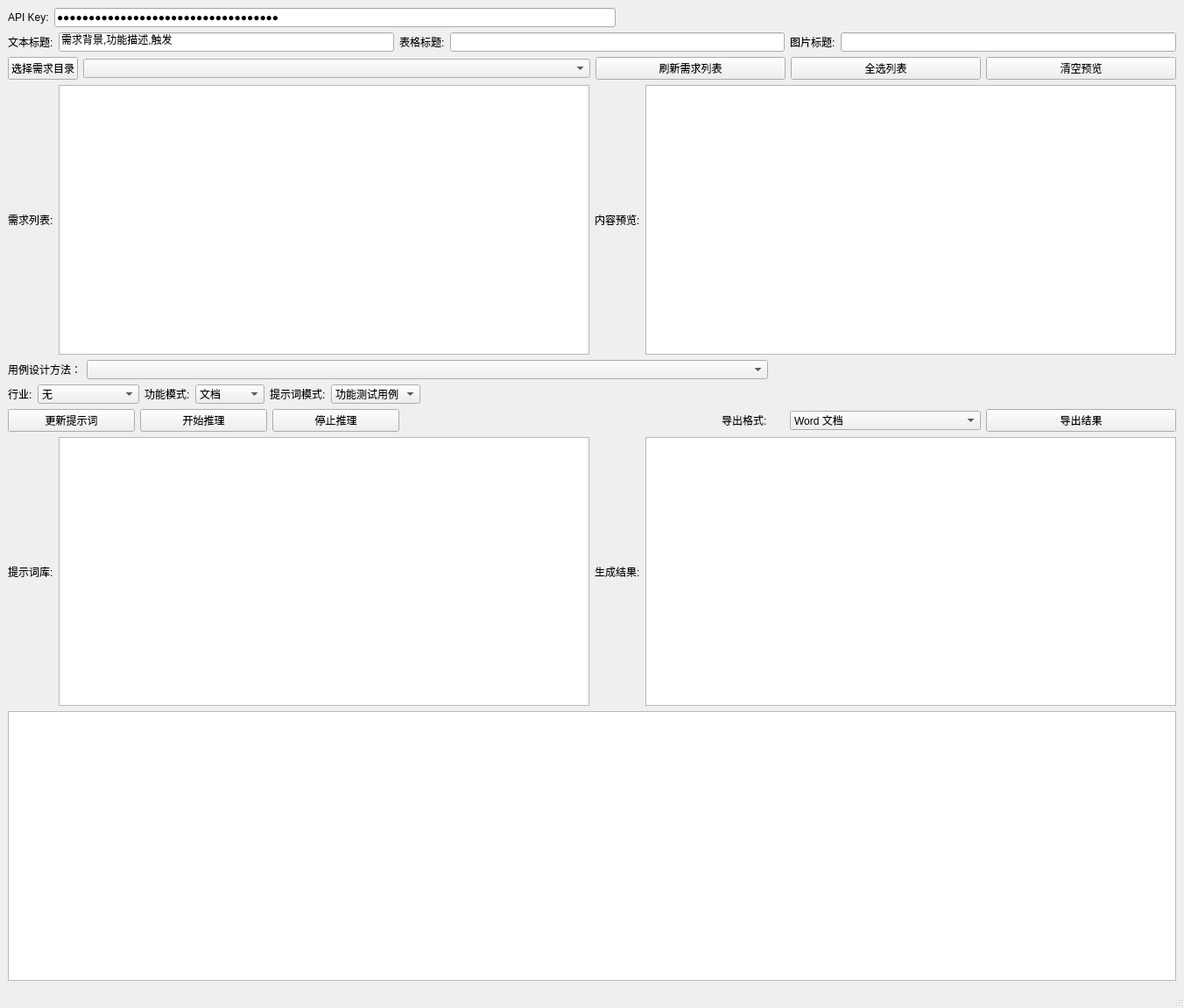
<?xml version="1.0" encoding="UTF-8"?>
<ui version="4.0">
 <class>DeepSeekTool</class>
 <widget class="QMainWindow" name="DeepSeekTool">
  <property name="geometry">
   <rect>
    <x>0</x>
    <y>0</y>
    <width>1352</width>
    <height>1151</height>
   </rect>
  </property>
  <property name="windowTitle">
   <string>测试用例生成工具</string>
  </property>
  <widget class="QWidget" name="centralwidget">
   <layout class="QVBoxLayout" name="verticalLayout_3">
    <item>
     <layout class="QVBoxLayout" name="verticalLayout_1">
      <item>
       <layout class="QHBoxLayout" name="horizontalLayout_6">
        <property name="topMargin">
         <number>0</number>
        </property>
        <item>
         <widget class="QLabel" name="label_api_key">
          <property name="text">
           <string>API Key:</string>
          </property>
         </widget>
        </item>
        <item>
         <widget class="QLineEdit" name="api_key_input">
          <property name="text">
           <string>sk-8509fd7dfb9248e49334111e24141d22</string>
          </property>
          <property name="echoMode">
           <enum>QLineEdit::Password</enum>
          </property>
          <property name="placeholderText">
           <string>请输入API Key</string>
          </property>
         </widget>
        </item>
        <item>
         <spacer name="horizontalSpacer">
          <property name="orientation">
           <enum>Qt::Horizontal</enum>
          </property>
          <property name="sizeHint" stdset="0">
           <size>
            <width>40</width>
            <height>20</height>
           </size>
          </property>
         </spacer>
        </item>
       </layout>
      </item>
      <item>
       <layout class="QHBoxLayout" name="horizontalLayout_2">
        <item>
         <widget class="QLabel" name="label_module_input">
          <property name="text">
           <string>文本标题:</string>
          </property>
         </widget>
        </item>
        <item>
         <widget class="QLineEdit" name="module_input">
          <property name="text">
           <string>需求背景,功能描述,触发</string>
          </property>
         </widget>
        </item>
        <item>
         <widget class="QLabel" name="label_module_input_table">
          <property name="text">
           <string>表格标题:</string>
          </property>
         </widget>
        </item>
        <item>
         <widget class="QLineEdit" name="module_input_table"/>
        </item>
        <item>
         <widget class="QLabel" name="label_module_input_pic">
          <property name="text">
           <string>图片标题:</string>
          </property>
         </widget>
        </item>
        <item>
         <widget class="QLineEdit" name="module_input_pic"/>
        </item>
       </layout>
      </item>
      <item>
       <layout class="QHBoxLayout" name="horizontalLayout_9">
        <property name="topMargin">
         <number>0</number>
        </property>
       </layout>
      </item>
      <item>
       <layout class="QHBoxLayout" name="horizontalLayout_3" stretch="1,8,3,3,3">
        <item>
         <widget class="QPushButton" name="btn_add_kb">
          <property name="text">
           <string>选择需求目录</string>
          </property>
         </widget>
        </item>
        <item>
         <widget class="QComboBox" name="combo_kb"/>
        </item>
        <item>
         <widget class="QPushButton" name="btn_refresh">
          <property name="text">
           <string>刷新需求列表</string>
          </property>
         </widget>
        </item>
        <item>
         <widget class="QPushButton" name="btn_select_all">
          <property name="text">
           <string>全选列表</string>
          </property>
         </widget>
        </item>
        <item>
         <widget class="QPushButton" name="btn_clear_all">
          <property name="text">
           <string>清空预览</string>
          </property>
         </widget>
        </item>
       </layout>
      </item>
     </layout>
    </item>
    <item>
     <layout class="QHBoxLayout" name="horizontalLayout_7" stretch="0,1,0,1">
      <property name="sizeConstraint">
       <enum>QLayout::SetDefaultConstraint</enum>
      </property>
      <property name="topMargin">
       <number>0</number>
      </property>
      <item>
       <widget class="QLabel" name="label_doc_list">
        <property name="text">
         <string>需求列表:</string>
        </property>
       </widget>
      </item>
      <item>
       <widget class="QListWidget" name="file_list">
        <property name="selectionMode">
         <enum>QAbstractItemView::ExtendedSelection</enum>
        </property>
        <property name="sortingEnabled">
         <bool>true</bool>
        </property>
       </widget>
      </item>
      <item>
       <widget class="QLabel" name="label_doc_preview">
        <property name="text">
         <string>内容预览:</string>
        </property>
       </widget>
      </item>
      <item>
       <widget class="QTextEdit" name="preview_area">
        <property name="acceptRichText">
         <bool>false</bool>
        </property>
       </widget>
      </item>
     </layout>
    </item>
    <item>
     <layout class="QHBoxLayout" name="horizontalLayout_5" stretch="1,10,6">
      <property name="topMargin">
       <number>0</number>
      </property>
      <item>
       <widget class="QLabel" name="label_design_method">
        <property name="text">
         <string>用例设计方法：</string>
        </property>
       </widget>
      </item>
      <item>
       <widget class="QComboBox" name="comboBox_design_method"/>
      </item>
      <item>
       <spacer name="horizontalSpacer_4">
        <property name="orientation">
         <enum>Qt::Horizontal</enum>
        </property>
        <property name="sizeHint" stdset="0">
         <size>
          <width>40</width>
          <height>20</height>
         </size>
        </property>
       </spacer>
      </item>
     </layout>
    </item>
    <item>
     <layout class="QHBoxLayout" name="horizontalLayout_4">
      <property name="sizeConstraint">
       <enum>QLayout::SetDefaultConstraint</enum>
      </property>
      <property name="topMargin">
       <number>0</number>
      </property>
      <item>
       <widget class="QLabel" name="label_industry">
        <property name="text">
         <string>行业:</string>
        </property>
       </widget>
      </item>
      <item>
       <widget class="QComboBox" name="comboBox">
        <property name="currentText">
         <string>无</string>
        </property>
        <item>
         <property name="text">
          <string>无</string>
         </property>
        </item>
        <item>
         <property name="text">
          <string>互联网/电子商务</string>
         </property>
        </item>
        <item>
         <property name="text">
          <string>保险</string>
         </property>
        </item>
        <item>
         <property name="text">
          <string>金融科技</string>
         </property>
        </item>
        <item>
         <property name="text">
          <string>医疗健康</string>
         </property>
        </item>
        <item>
         <property name="text">
          <string>教育科技</string>
         </property>
        </item>
        <item>
         <property name="text">
          <string>游戏开发</string>
         </property>
        </item>
        <item>
         <property name="text">
          <string>物联网</string>
         </property>
        </item>
        <item>
         <property name="text">
          <string>人工智能</string>
         </property>
        </item>
        <item>
         <property name="text">
          <string>大数据</string>
         </property>
        </item>
        <item>
         <property name="text">
          <string>云计算</string>
         </property>
        </item>
        <item>
         <property name="text">
          <string>汽车电子</string>
         </property>
        </item>
       </widget>
      </item>
      <item>
       <widget class="QLabel" name="label_func_choice">
        <property name="text">
         <string>功能模式:</string>
        </property>
       </widget>
      </item>
      <item>
       <widget class="QComboBox" name="param_choice_combo">
        <item>
         <property name="text">
          <string>文档</string>
         </property>
        </item>
        <item>
         <property name="text">
          <string>参数输入</string>
         </property>
        </item>
       </widget>
      </item>
      <item>
       <widget class="QLabel" name="label_param_choice">
        <property name="text">
         <string>提示词模式:</string>
        </property>
       </widget>
      </item>
      <item>
       <widget class="QComboBox" name="func_choice_combo">
        <item>
         <property name="text">
          <string>功能测试用例</string>
         </property>
        </item>
        <item>
         <property name="text">
          <string>接口测试用例</string>
         </property>
        </item>
       </widget>
      </item>
      <item>
       <spacer name="horizontalSpacer_2">
        <property name="orientation">
         <enum>Qt::Horizontal</enum>
        </property>
        <property name="sizeHint" stdset="0">
         <size>
          <width>40</width>
          <height>20</height>
         </size>
        </property>
       </spacer>
      </item>
     </layout>
    </item>
    <item>
     <layout class="QHBoxLayout" name="horizontalLayout_10" stretch="2,2,2,5,1,3,3">
      <property name="topMargin">
       <number>0</number>
      </property>
      <item>
       <widget class="QPushButton" name="refreshPromptButton">
        <property name="text">
         <string>更新提示词</string>
        </property>
       </widget>
      </item>
      <item>
       <widget class="QPushButton" name="generateButton">
        <property name="text">
         <string>开始推理</string>
        </property>
       </widget>
      </item>
      <item>
       <widget class="QPushButton" name="pushButton_stop_generate">
        <property name="text">
         <string>停止推理</string>
        </property>
       </widget>
      </item>
      <item>
       <spacer name="horizontalSpacer_5">
        <property name="orientation">
         <enum>Qt::Horizontal</enum>
        </property>
        <property name="sizeHint" stdset="0">
         <size>
          <width>40</width>
          <height>20</height>
         </size>
        </property>
       </spacer>
      </item>
      <item>
       <widget class="QLabel" name="label_export">
        <property name="text">
         <string>导出格式:</string>
        </property>
       </widget>
      </item>
      <item>
       <widget class="QComboBox" name="export_combo">
        <item>
         <property name="text">
          <string>Word 文档</string>
         </property>
        </item>
        <item>
         <property name="text">
          <string>Text 文件</string>
         </property>
        </item>
        <item>
         <property name="text">
          <string>Markdown</string>
         </property>
        </item>
        <item>
         <property name="text">
          <string>JSON</string>
         </property>
        </item>
        <item>
         <property name="text">
          <string>XLSX</string>
         </property>
        </item>
       </widget>
      </item>
      <item>
       <widget class="QPushButton" name="export_btn">
        <property name="text">
         <string>导出结果</string>
        </property>
       </widget>
      </item>
     </layout>
    </item>
    <item>
     <layout class="QHBoxLayout" name="horizontalLayout" stretch="0,1,0,1">
      <property name="spacing">
       <number>6</number>
      </property>
      <property name="sizeConstraint">
       <enum>QLayout::SetDefaultConstraint</enum>
      </property>
      <item>
       <widget class="QLabel" name="label_prompt">
        <property name="text">
         <string>提示词库:</string>
        </property>
       </widget>
      </item>
      <item>
       <widget class="QTextEdit" name="prompt_input"/>
      </item>
      <item>
       <widget class="QLabel" name="label_result">
        <property name="text">
         <string>生成结果:</string>
        </property>
       </widget>
      </item>
      <item>
       <widget class="QTextEdit" name="result_area">
        <property name="sizePolicy">
         <sizepolicy hsizetype="Maximum" vsizetype="Expanding">
          <horstretch>2</horstretch>
          <verstretch>0</verstretch>
         </sizepolicy>
        </property>
        <property name="maximumSize">
         <size>
          <width>123123</width>
          <height>16777215</height>
         </size>
        </property>
        <property name="readOnly">
         <bool>true</bool>
        </property>
       </widget>
      </item>
     </layout>
    </item>
    <item>
     <widget class="QPlainTextEdit" name="plainTextEdit_update_talking"/>
    </item>
   </layout>
  </widget>
  <widget class="QStatusBar" name="statusbar"/>
  <widget class="QMenuBar" name="menubar">
   <property name="geometry">
    <rect>
     <x>0</x>
     <y>0</y>
     <width>1352</width>
     <height>23</height>
    </rect>
   </property>
  </widget>
 </widget>
 <resources/>
 <connections/>
</ui>
